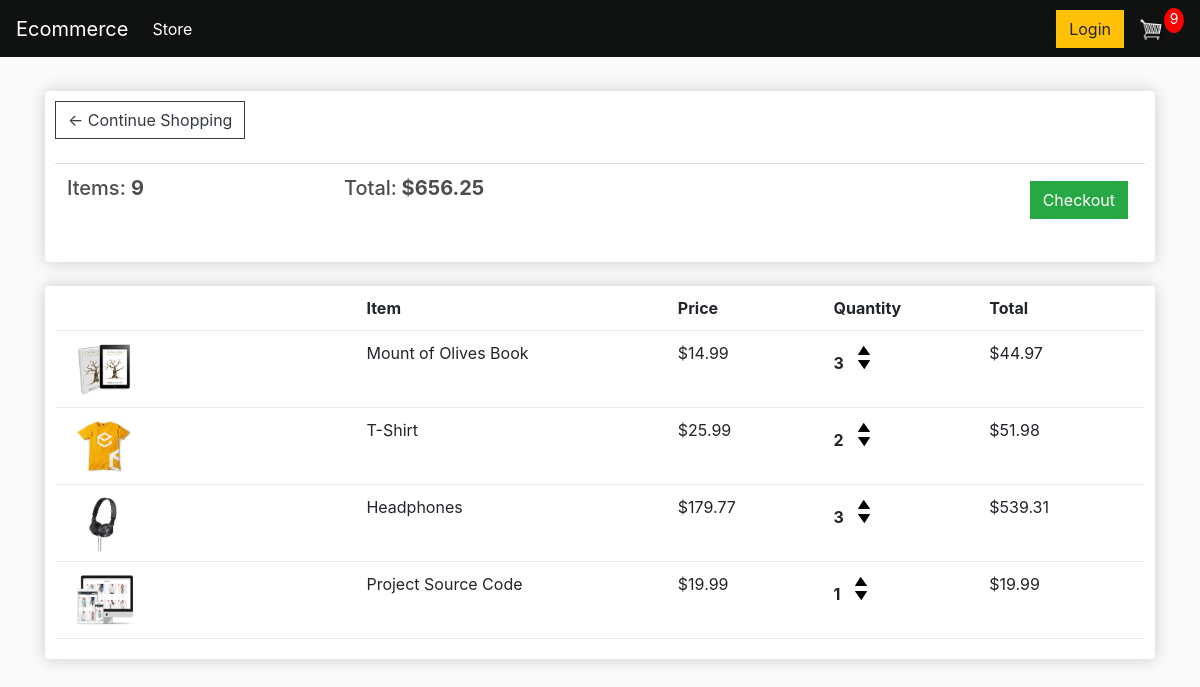
The app's page /cart/ (signed in) with its own data.
### store/models.py (models this page shows, shortened)
class Order(models.Model):
	customer = models.ForeignKey(Customer, on_delete=models.SET_NULL, null=True, blank=True)
	date_ordered = models.DateTimeField(auto_now_add=True)
	complete = models.BooleanField(default=False)
	transaction_id = models.CharField(max_length=100, null=True)
	@property
	def get_cart_total(self):
		orderitems = self.orderitem_set.all()
		total = sum([item.get_total for item in orderitems])
		return total
	@property
	def get_cart_items(self):
		orderitems = self.orderitem_set.all()
		total = sum([item.quantity for item in orderitems])
		return total

class OrderItem(models.Model):
	product = models.ForeignKey(Product, on_delete=models.SET_NULL, null=True)
	order = models.ForeignKey(Order, on_delete=models.SET_NULL, null=True)
	quantity = models.IntegerField(default=0, null=True, blank=True)
	date_added = models.DateTimeField(auto_now_add=True)
	@property
	def get_total(self):
		total = self.product.price * self.quantity
		return total

class Product(models.Model):
	name = models.CharField(max_length=200)
	price = models.FloatField()
	digital = models.BooleanField(default=False,null=True, blank=True)
	image = models.ImageField(null=True, blank=True)
	@property
	def imageURL(self):
		try:
			url = self.image.url
		except:
			url = ''
		return url

### store/views.py (the view)
# urls.py: path('cart/', views.cart, name="cart"),
def cart(request):
	data = cartData(request)
	cartItems = data['cartItems']
	order = data['order']
	items = data['items']
	context = {'items':items, 'order':order, 'cartItems':cartItems}
	return render(request, 'store/cart.html', context)

### store/utils.py (called while the page is built)
def cartData(request):
	if request.user.is_authenticated:
		customer = request.user.customer
		order, created = Order.objects.get_or_create(customer=customer, complete=False)
		items = order.orderitem_set.all()
		cartItems = order.get_cart_items
	else:
		cookieData = cookieCart(request)
		cartItems = cookieData['cartItems']
		order = cookieData['order']
		items = cookieData['items']
	return {'cartItems':cartItems ,'order':order, 'items':items}

### store/templates/store/cart.html
{% extends 'store/main.html' %}
{% load static %}
{% block content %}
	<div class="row">
		<div class="col-lg-12">
			<div class="box-element">
				<a  class="btn btn-outline-dark" href="{% url 'store' %}">&#x2190; Continue Shopping</a>
				<br>
				<br>
				<table class="table">
					<tr>
						<th><h5>Items: <strong>{{order.get_cart_items}}</strong></h5></th>
						<th><h5>Total:<strong> ${{order.get_cart_total|floatformat:2}}</strong></h5></th>
						<th>
							<a  style="float:right; margin:5px;" class="btn btn-success" href="{% url 'checkout' %}">Checkout</a>
						</th>
					</tr>
				</table>
			</div>
			<br>
			<div class="box-element">
				<div class="cart-row">
					<div style="flex:2"></div>
					<div style="flex:2"><strong>Item</strong></div>
					<div style="flex:1"><strong>Price</strong></div>
					<div style="flex:1"><strong>Quantity</strong></div>
					<div style="flex:1"><strong>Total</strong></div>
				</div>
				{% for item in items %}
				<div class="cart-row">
					<div style="flex:2"><img class="row-image" src="{{item.product.imageURL}}"></div>
					<div style="flex:2"><p>{{item.product.name}}</p></div>
					<div style="flex:1"><p>${{item.product.price|floatformat:2}}</p></div>
					<div style="flex:1">
						<p class="quantity">{{item.quantity}}</p>
						<div class="quantity">
							<img data-product="{{item.product.id}}" data-action="add" class="chg-quantity update-cart" src="{% static  'images/arrow-up.png' %}">
							<img data-product="{{item.product.id}}" data-action="remove" class="chg-quantity update-cart" src="{% static  'images/arrow-down.png' %}">
						</div>
					</div>
					<div style="flex:1"><p>${{item.get_total|floatformat:2}}</p></div>
				</div>
				{% endfor %}
			</div>
		</div>
	</div>
{% endblock content %}

### static/css/main.css (style rules this page uses)
body { background-color: hsl(0, 0%, 98%); }
h1,h2,h3,h4,h5,h6 { color:hsl(0, 0%, 30%); }
.box-element { box-shadow:hsl(0, 0%, 80%) 0 0 16px; background-color: #fff; border-radius: 4px; padding: 10px; }
.col-lg-4, .col-lg-6, .col-lg-8, .col-lg-12 { margin-top: 10px; }
.btn { border-radius: 0; }
.row-image { width: 100px; }
.cart-row { display: flex; align-items: flex-stretch; padding-bottom: 10px; margin-bottom: 10px; border-bottom: 1px solid #ececec; }
.quantity { display: inline-block; font-weight: 700; padding-right:10px; }
.chg-quantity { width: 12px; cursor: pointer; display: block; margin-top: 5px; transition:.1s; }

### records on screen
Order: get_cart_items "9", get_cart_total "656.25"
OrderItem: product.imageURL (picture), product.name "Mount of Olives Book", product.price "14.99", quantity "3", get_total "44.97"
OrderItem: product.imageURL (picture), product.name "T-Shirt", product.price "25.99", quantity "2", get_total "51.98"
OrderItem: product.imageURL (picture), product.name "Headphones", product.price "179.77", quantity "3", get_total "539.31"
OrderItem: product.imageURL (picture), product.name "Project Source Code", product.price "19.99", quantity "1", get_total "19.99"

### other values on screen
{{ cartItems }} "9"
